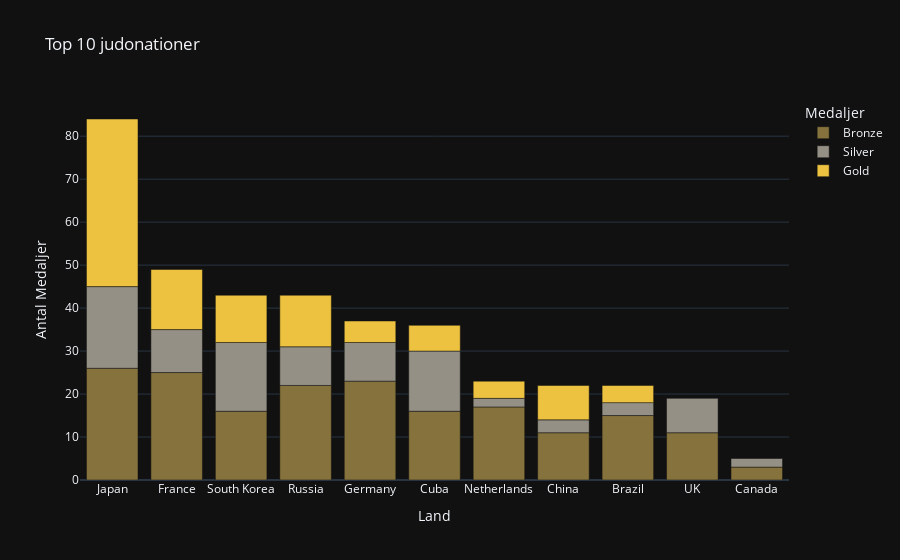

The notebook cell saved with this chart:
### Code cell
medals = ["Gold", "Silver", "Bronze"]
judo_medalists = olympic_df.query("Sport == 'Judo' & Medal == @medals")

medals_by_region = judo_medalists["region"].value_counts()
top_10_countries = medals_by_region.head(10).index
top_country_athletes = judo_medalists[judo_medalists["region"].isin(top_10_countries)]

canada_judo_medalists = judo_medalists.query("region == 'Canada'")
canada_medals = canada_judo_medalists.groupby("region")["Medal"].count()

athletes_top_11 = pd.concat([top_country_athletes, canada_judo_medalists])
top_11_region_medal_count = athletes_top_11.groupby(["region", "Medal"], as_index=False).count().sort_values(by=['region', "ID"], ascending=False)


fig1 = px.bar(top_11_region_medal_count, x="region", y="ID",
            color="Medal", color_discrete_map={ "Gold": '#edc240', "Silver":'#949085', "Bronze":'#85723c'}, 
            template="plotly_dark", title="Top 10 judonationer")
fig1.update_layout(
                xaxis={'categoryorder':'total descending'}, 
                title="Top 10 judonationer",
                xaxis_title="Land",
                yaxis_title="Antal Medaljer",
                legend_title="Medaljer")

fig1.show()

### Figure 1 — Plotly figure (JSON) as saved in the notebook; plotly's stock layout.template omitted (floating-point values rounded to 4 significant figures)
{"data": [{"alignmentgroup": "True", "hovertemplate": "Medal=Bronze<br>region=%{x}<br>ID=%{y}<extra></extra>", "legendgroup": "Bronze", "marker": {"color": "#85723c", "pattern": {"shape": ""}}, "name": "Bronze", "offsetgroup": "Bronze", "orientation": "v", "showlegend": true, "textposition": "auto", "type": "bar", "x": ["UK", "South Korea", "Russia", "Netherlands", "Japan", "Germany", "France", "Cuba", "China", "Canada", "Brazil"], "xaxis": "x", "y": [11, 16, 22, 17, 26, 23, 25, 16, 11, 3, 15], "yaxis": "y"}, {"alignmentgroup": "True", "hovertemplate": "Medal=Silver<br>region=%{x}<br>ID=%{y}<extra></extra>", "legendgroup": "Silver", "marker": {"color": "#949085", "pattern": {"shape": ""}}, "name": "Silver", "offsetgroup": "Silver", "orientation": "v", "showlegend": true, "textposition": "auto", "type": "bar", "x": ["UK", "South Korea", "Russia", "Netherlands", "Japan", "Germany", "France", "Cuba", "China", "Canada", "Brazil"], "xaxis": "x", "y": [8, 16, 9, 2, 19, 9, 10, 14, 3, 2, 3], "yaxis": "y"}, {"alignmentgroup": "True", "hovertemplate": "Medal=Gold<br>region=%{x}<br>ID=%{y}<extra></extra>", "legendgroup": "Gold", "marker": {"color": "#edc240", "pattern": {"shape": ""}}, "name": "Gold", "offsetgroup": "Gold", "orientation": "v", "showlegend": true, "textposition": "auto", "type": "bar", "x": ["South Korea", "Russia", "Netherlands", "Japan", "Germany", "France", "Cuba", "China", "Brazil"], "xaxis": "x", "y": [11, 12, 4, 39, 5, 14, 6, 8, 4], "yaxis": "y"}], "layout": {"barmode": "relative", "legend": {"title": {"text": "Medaljer"}, "tracegroupgap": 0}, "title": {"text": "Top 10 judonationer"}, "xaxis": {"anchor": "y", "categoryorder": "total descending", "domain": [0, 1], "title": {"text": "Land"}}, "yaxis": {"anchor": "x", "domain": [0, 1], "title": {"text": "Antal Medaljer"}}}}
